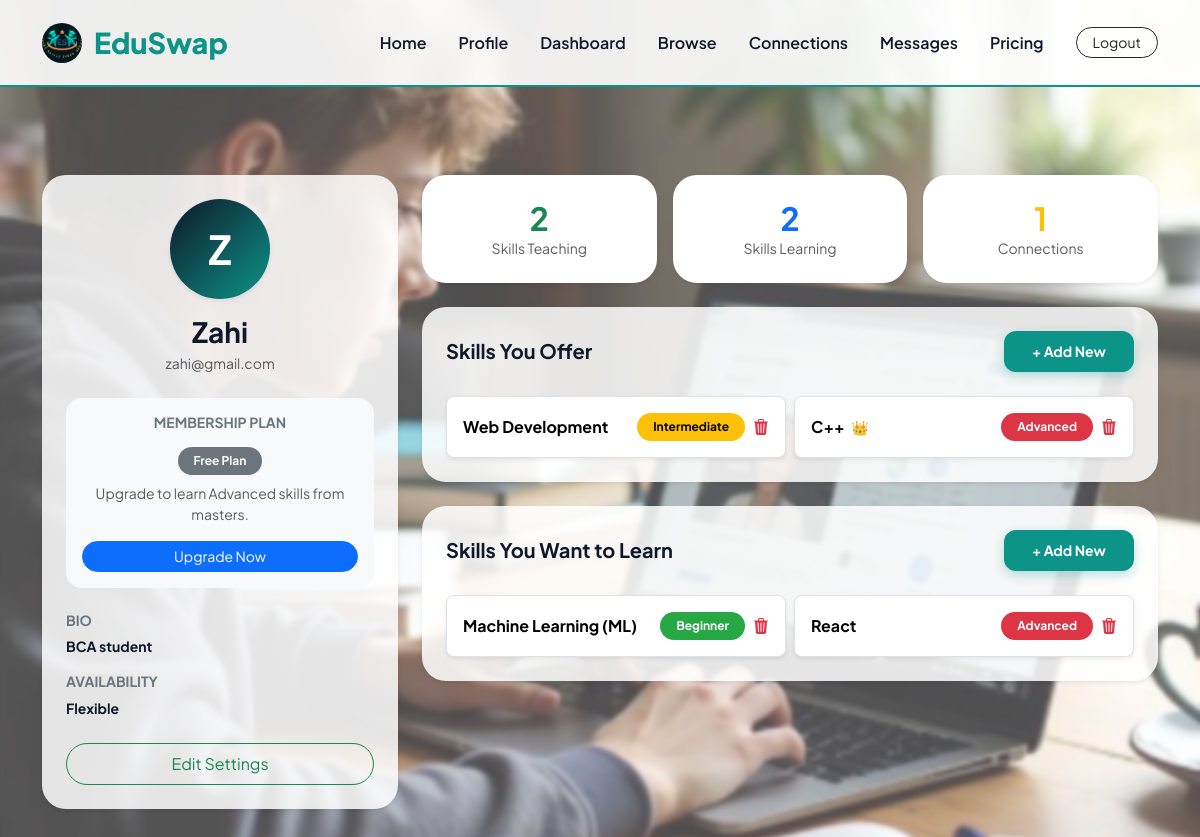
/profile/ (signed in), run on the app's committed database.
### swappy/models.py (models this page shows, shortened)
class Student(models.Model):
    AVAILABILITY_CHOICES = [
        ('morning', 'Morning'),
        ('afternoon', 'Afternoon'),
        ('evening', 'Evening'),
        ('weekends', 'Weekends'),
        ('flexible', 'Flexible'),
    ]
    user = models.OneToOneField(User, on_delete=models.CASCADE, related_name='student')
    bio = models.TextField(blank=True, null=True)
    availability = models.CharField(
        max_length=20,
        choices=AVAILABILITY_CHOICES,
        default='flexible'
    )
    is_premium = models.BooleanField(default=False)
    premium_since = models.DateTimeField(null=True, blank=True) # New Field
    created_at = models.DateTimeField(auto_now_add=True)

class SkillOffer(models.Model):
    PROFICIENCY_CHOICES = [
        ('Beginner', 'Beginner'),
        ('Intermediate', 'Intermediate'),
        ('Advanced', 'Advanced'),
    ]
    student = models.ForeignKey(Student, on_delete=models.CASCADE, related_name='offered_skills')
    skill = models.ForeignKey(Skill, on_delete=models.CASCADE)
    proficiency_level = models.CharField(max_length=20, choices=PROFICIENCY_CHOICES)
    class Meta:
        unique_together = ('student', 'skill')

class Skill(models.Model):
    name = models.CharField(max_length=100, unique=True)

class SkillRequest(models.Model):
    PROFICIENCY_CHOICES = [
        ('Beginner', 'Beginner'),
        ('Intermediate', 'Intermediate'),
        ('Advanced', 'Advanced'),
    ]
    student = models.ForeignKey(Student, on_delete=models.CASCADE, related_name='requested_skills')
    skill = models.ForeignKey(Skill, on_delete=models.CASCADE)
    desired_proficiency = models.CharField(max_length=20, choices=PROFICIENCY_CHOICES)
    class Meta:
        unique_together = ('student', 'skill')

### swappy/views.py (the view)
# urls.py: path('profile/', views.profile, name='profile'),
@login_required
def profile(request):
    student, _ = Student.objects.get_or_create(user=request.user)
    return render(request, 'profile.html', {'student': student})

### swappy/views.py (called while the page is built)
def global_context(request):
    if request.user.is_authenticated:
        try:
            student = request.user.student
            pending_count = Connection.objects.filter(receiver=student, status='pending').count()
            return {'pending_count': pending_count}
        except:
            return {'pending_count': 0}
    return {'pending_count': 0}

### swappy/templates/profile.html (shortened to what this page needs)
{% extends 'base.html' %}
{% load static %}
{% block content %}
<div class="row pt-5">
    <div class="col-lg-4 mb-4">
        <div class="main-card text-center p-4 shadow-sm border-0">
            <div class="profile-avatar mx-auto mb-3 d-flex align-items-center justify-content-center shadow-sm"
                 style="width: 100px; height: 100px; font-size: 2.5rem; font-weight: bold;
                        border-radius: 50%;
                        color: white;
                        background: linear-gradient(135deg, var(--primary-slate), var(--accent-teal));">
                {{ student.user.username|default:"U"|slice:":1"|upper }}
            </div>
            <div class="d-flex align-items-center justify-content-center gap-2 mb-1">
                <h3 class="fw-bold mb-0" style="color: var(--primary-slate);">{{ student.user.username }}</h3>
            </div>
            <p class="text-muted small mb-4">{{ student.user.email }}</p>
            <div class="card bg-light border-0 rounded-4 p-3 mb-4">
                <h6 class="fw-bold small text-uppercase text-secondary mb-3">Membership Plan</h6>
                {% if student.is_premium %}
                    <div class="d-flex align-items-center justify-content-center mb-2">
                        <span class="badge bg-warning text-dark px-3 py-2 rounded-pill shadow-sm">
                            <i class="bi bi-star-fill me-1"></i> Premium Pro
                        </span>
                    </div>
                    <p class="small text-muted mb-3">You have full access to Advanced skills.</p>
                    <a href="{% url 'cancel_subscription' %}"
                       class="text-danger small fw-bold text-decoration-none"
                       onclick="return confirm('Are you sure you want to cancel your premium subscription?')">
                        Cancel Subscription
                    </a>
                {% else %}
                    <div class="d-flex align-items-center justify-content-center mb-2">
                        <span class="badge bg-secondary text-white px-3 py-2 rounded-pill">
                            Free Plan
                        </span>
                    </div>
                    <p class="small text-muted mb-3">Upgrade to learn Advanced skills from masters.</p>
                    <a href="{% url 'subscription' %}" class="btn btn-sm btn-primary rounded-pill px-4">Upgrade Now</a>
                {% endif %}
            </div>
            <div class="text-start mb-4">
                <h6 class="fw-bold small text-uppercase text-secondary">Bio</h6>
                <p class="small fw-bold" style="color: var(--primary-slate);">
                    {{ student.bio|default:"No bio added yet. Tell us about yourself!" }}
                </p>
                <h6 class="fw-bold small text-uppercase text-secondary mt-3">Availability</h6>
                <p class="small fw-bold" style="color: var(--primary-slate);">
                    {{ student.get_availability_display|default:"Flexible" }}
                </p>
            </div>
            <a href="{% url 'profile_management' %}" class="btn btn-outline-success w-100 rounded-pill py-2">Edit Settings</a>
        </div>
    </div>
    <div class="col-lg-8">
        <div class="row g-3 mb-4">
            <div class="col-md-4">
                <div class="main-card text-center py-4 bg-white shadow-sm border-0">
                    <h2 class="fw-bold text-success mb-0">{{ student.offered_skills.count }}</h2>
                    <p class="text-muted small mb-0">Skills Teaching</p>
                </div>
            </div>
            <div class="col-md-4">
                <div class="main-card text-center py-4 bg-white shadow-sm border-0">
                    <h2 class="fw-bold text-primary mb-0">{{ student.requested_skills.count }}</h2>
                    <p class="text-muted small mb-0">Skills Learning</p>
                </div>
            </div>
            <div class="col-md-4">
                <div class="main-card text-center py-4 bg-white shadow-sm border-0">
                    <h2 class="fw-bold text-warning mb-0">{{ student.received_connections.count }}</h2>
                    <p class="text-muted small mb-0">Connections</p>
                </div>
            </div>
        </div>
        <div class="main-card p-4 mt-0 mb-4 shadow-sm border-0">
            <div class="d-flex justify-content-between align-items-center mb-4">
                <h5 class="fw-bold mb-0" style="color: var(--primary-slate);">Skills You Offer</h5>
                <a href="{% url 'skill_offer' %}" class="btn btn-edu btn-sm">+ Add New</a>
            </div>
            <div class="row g-2">
                {% for offer in student.offered_skills.all %}
                <div class="col-sm-6">
                    <div class="p-3 border rounded-3 bg-white d-flex justify-content-between align-items-center shadow-sm">
                        <div>
                            <span class="fw-bold" style="color: #000000;">{{ offer.skill.name }}</span>
                            {% if offer.proficiency_level == 'Advanced' %}
                                <small class="text-warning ms-1" title="Requires Premium to learn from you">👑</small>
                            {% endif %}
                        </div>
                        <div class="d-flex align-items-center gap-2">
                            <span class="badge rounded-pill px-3 py-2 fw-bold"
                                  style="background-color: {% if offer.proficiency_level == 'Beginner' %}#28a745{% elif offer.proficiency_level == 'Intermediate' %}#ffc107{% else %}#dc3545{% endif %}; color: {% if offer.proficiency_level == 'Intermediate' %}#000000{% else %}#ffffff{% endif %};">
                                {{ offer.proficiency_level }}
                            </span>
                            <a href="{% url 'delete_skill_offer' offer.id %}" class="text-danger" onclick="return confirm('Remove this skill?')">
                                <i class="bi bi-trash3-fill"></i>
                            </a>
                        </div>
                    </div>
                </div>
                {% empty %}
                <p class="text-muted ps-2">You haven't listed any skills to teach yet.</p>
                {% endfor %}
            </div>
        </div>
        <div class="main-card p-4 mt-0 shadow-sm border-0">
            <div class="d-flex justify-content-between align-items-center mb-4">
                <h5 class="fw-bold mb-0" style="color: var(--primary-slate);">Skills You Want to Learn</h5>
                <a href="{% url 'skill_request' %}" class="btn btn-edu btn-sm">+ Add New</a>
            </div>
            <div class="row g-2">
                {% for req in student.requested_skills.all %}
                <div class="col-sm-6">
                    <div class="p-3 border rounded-3 bg-white d-flex justify-content-between align-items-center shadow-sm">
                        <span class="fw-bold" style="color: #000000;">{{ req.skill.name }}</span>
                        <div class="d-flex align-items-center gap-2">
                            <span class="badge rounded-pill px-3 py-2 fw-bold"
                                  style="background-color: {% if req.desired_proficiency == 'Beginner' %}#28a745{% elif req.desired_proficiency == 'Intermediate' %}#ffc107{% else %}#dc3545{% endif %}; color: {% if req.desired_proficiency == 'Intermediate' %}#000000{% else %}#ffffff{% endif %};">
                                {{ req.desired_proficiency }}
                            </span>
                            <a href="{% url 'delete_skill_request' req.id %}" class="text-danger" onclick="return confirm('Remove this request?')">
                                <i class="bi bi-trash3-fill"></i>
                            </a>
                        </div>
                    </div>
                </div>
                {% empty %}
                <p class="text-muted ps-2">No skill requests found.</p>
                {% endfor %}
            </div>
        </div>
    </div>
</div>
{% endblock %}

### data on the page
Student: user.username "Z", user.username "Zahi", user.email "zahi@gmail.com", bio "BCA student", availability "Flexible", offered_skills.count "2", requested_skills.count "2", received_connections.count "1"
SkillOffer: skill.name "Web Development", proficiency_level "Intermediate"
SkillOffer: skill.name "C++", proficiency_level "Advanced"
SkillRequest: skill.name "Machine Learning (ML)", desired_proficiency "Beginner"
SkillRequest: skill.name "React", desired_proficiency "Advanced"
